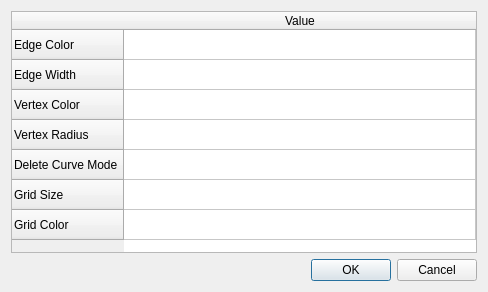
<?xml version="1.0" encoding="UTF-8"?>
<ui version="4.0">
 <class>QArrangementLabellingPropertiesDialog</class>
 <widget class="QDialog" name="QArrangementLabellingPropertiesDialog">
  <property name="geometry">
   <rect>
    <x>0</x>
    <y>0</y>
    <width>488</width>
    <height>292</height>
   </rect>
  </property>
  <property name="windowTitle">
   <string>Options</string>
  </property>
  <property name="windowIcon">
   <iconset resource="../rc/QArrangementLabellingWindow.qrc">
    <normaloff>:/options.png</normaloff>:/options.png</iconset>
  </property>
  <layout class="QGridLayout" name="gridLayout">
   <item row="0" column="0">
    <widget class="QTableWidget" name="tableWidget">
     <property name="sizePolicy">
      <sizepolicy hsizetype="Expanding" vsizetype="Expanding">
       <horstretch>0</horstretch>
       <verstretch>0</verstretch>
      </sizepolicy>
     </property>
     <attribute name="horizontalHeaderStretchLastSection">
      <bool>true</bool>
     </attribute>
     <attribute name="verticalHeaderStretchLastSection">
      <bool>false</bool>
     </attribute>
     <row>
      <property name="text">
       <string>Edge Color</string>
      </property>
     </row>
     <row>
      <property name="text">
       <string>Edge Width</string>
      </property>
     </row>
     <row>
      <property name="text">
       <string>Vertex Color</string>
      </property>
     </row>
     <row>
      <property name="text">
       <string>Vertex Radius</string>
      </property>
     </row>
     <row>
      <property name="text">
       <string>Delete Curve Mode</string>
      </property>
     </row>
     <row>
      <property name="text">
       <string>Grid Size</string>
      </property>
     </row>
     <row>
      <property name="text">
       <string>Grid Color</string>
      </property>
     </row>
     <column>
      <property name="text">
       <string>Value</string>
      </property>
     </column>
    </widget>
   </item>
   <item row="1" column="0">
    <widget class="QDialogButtonBox" name="buttonBox">
     <property name="orientation">
      <enum>Qt::Horizontal</enum>
     </property>
     <property name="standardButtons">
      <set>QDialogButtonBox::Cancel|QDialogButtonBox::Ok</set>
     </property>
    </widget>
   </item>
  </layout>
 </widget>
 <resources>
  <include location="../rc/QArrangementLabellingWindow.qrc"/>
 </resources>
 <connections>
  <connection>
   <sender>buttonBox</sender>
   <signal>accepted()</signal>
   <receiver>QArrangementLabellingPropertiesDialog</receiver>
   <slot>accept()</slot>
   <hints>
    <hint type="sourcelabel">
     <x>248</x>
     <y>254</y>
    </hint>
    <hint type="destinationlabel">
     <x>157</x>
     <y>274</y>
    </hint>
   </hints>
  </connection>
  <connection>
   <sender>buttonBox</sender>
   <signal>rejected()</signal>
   <receiver>QArrangementLabellingPropertiesDialog</receiver>
   <slot>reject()</slot>
   <hints>
    <hint type="sourcelabel">
     <x>316</x>
     <y>260</y>
    </hint>
    <hint type="destinationlabel">
     <x>286</x>
     <y>274</y>
    </hint>
   </hints>
  </connection>
 </connections>
</ui>
